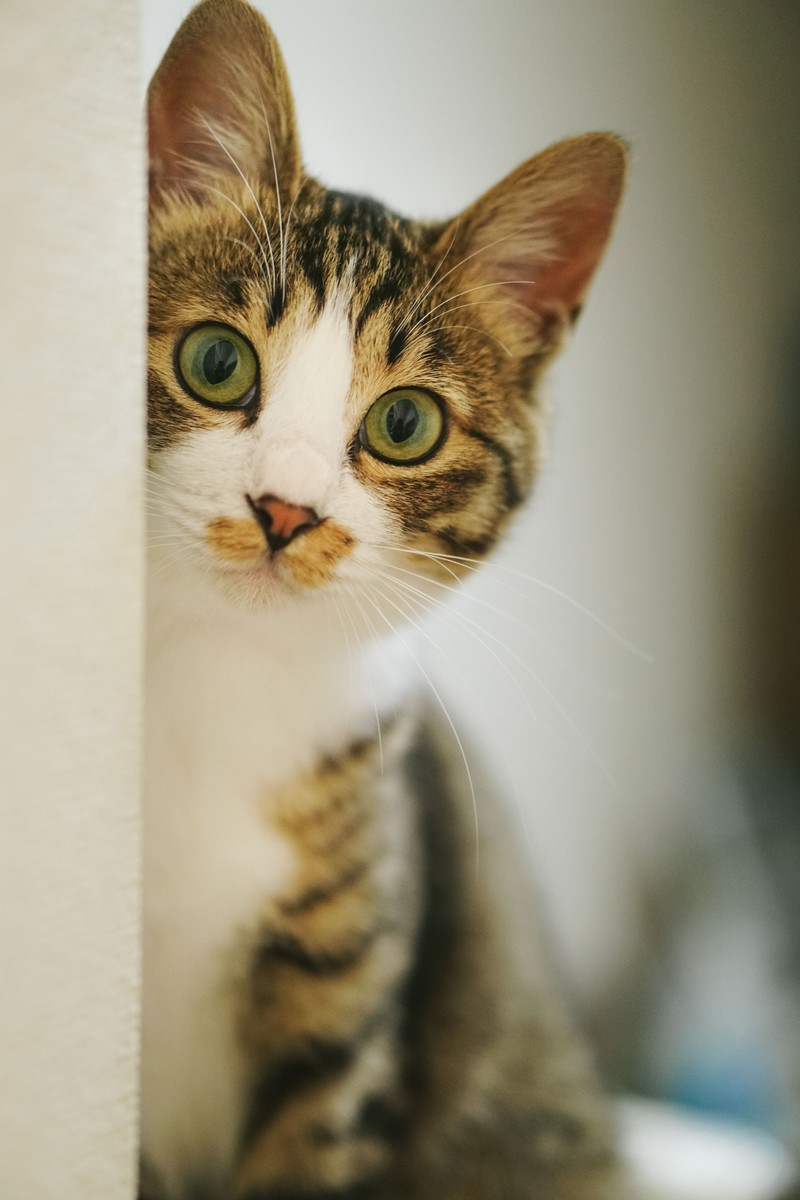
%> input picture images/cat2.jpg, 800 x 1200 px
$ octave kadai9.m   (GNU Octave 9; MATLAB toolbox functions it lacks are replaced by stand-ins)
%> lines starting %> are read from the running program, lines starting %| are printed output that depends on the picture
% 課題９ メディアンフィルタと先鋭化
% メディアンフィルターを適用し，ノイズ除去を体験せよ．
% 各自，Lenna以外の画像を用いよ．
% 例

ORG = imread('images/cat2.jpg'); % 画像の読み込み
%> ORG is the input picture: size 1200x800x3 uint8; mean R, G, B 155.2, 147.4, 124.9
ORG = rgb2gray(ORG); % 白黒濃淡画像に変換
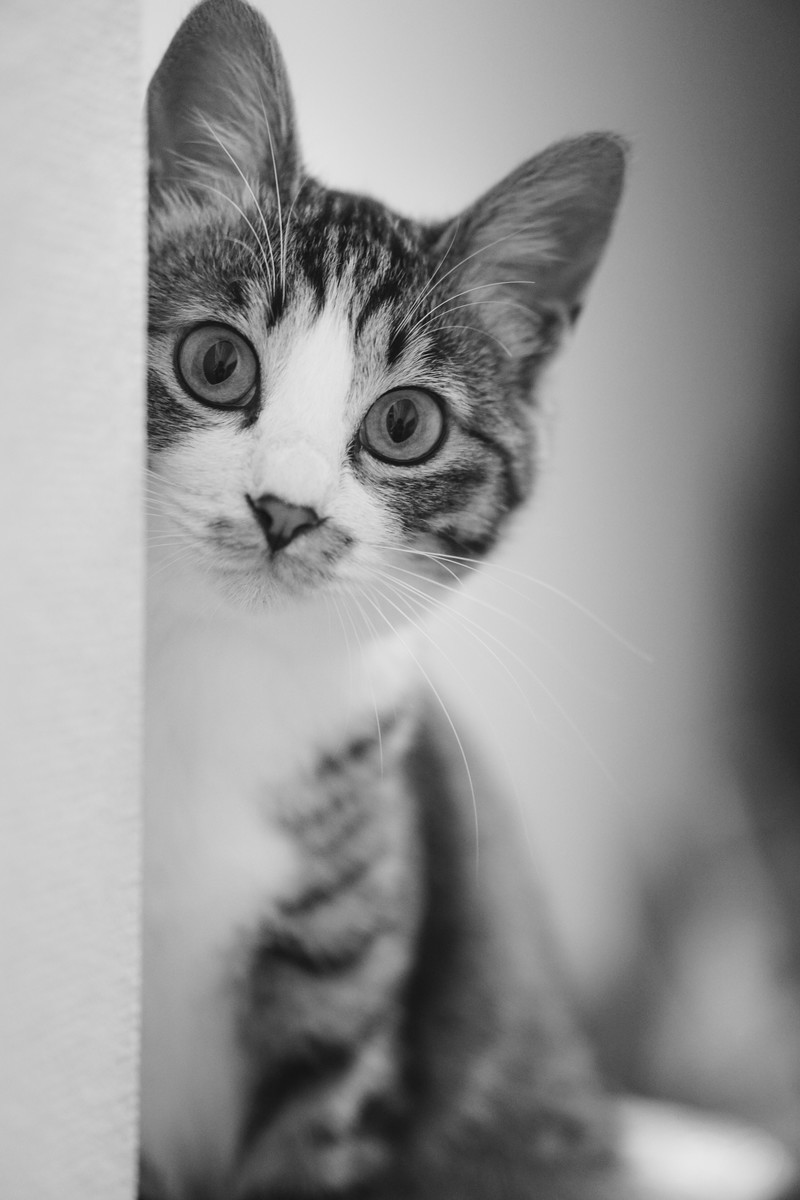
%> ORG: size 1200x800 uint8; min 8, max 232, mean 147.2
imagesc(ORG); colormap(gray); colorbar; % 画像の表示
pause;
ORG = imnoise(ORG,'salt & pepper',0.02); % ノイズ添付
imagesc(ORG); colormap(gray); colorbar; % 画像の表示
pause;
IMG = filter2(fspecial('average',3),ORG); % 平滑化フィルタで雑音除去
imagesc(IMG); colormap(gray); colorbar; % 画像の表示
pause;
IMG = medfilt2(ORG,[3 3]); % メディアンフィルタで雑音除去
%> IMG: size 1200x800 uint8
imagesc(IMG); colormap(gray); colorbar; % 画像の表示
pause;
f=[0,-1,0;-1,5,-1;0,-1,0]; % フィルタの設計
IMG = filter2(f,IMG,'same'); % フィルタの適用
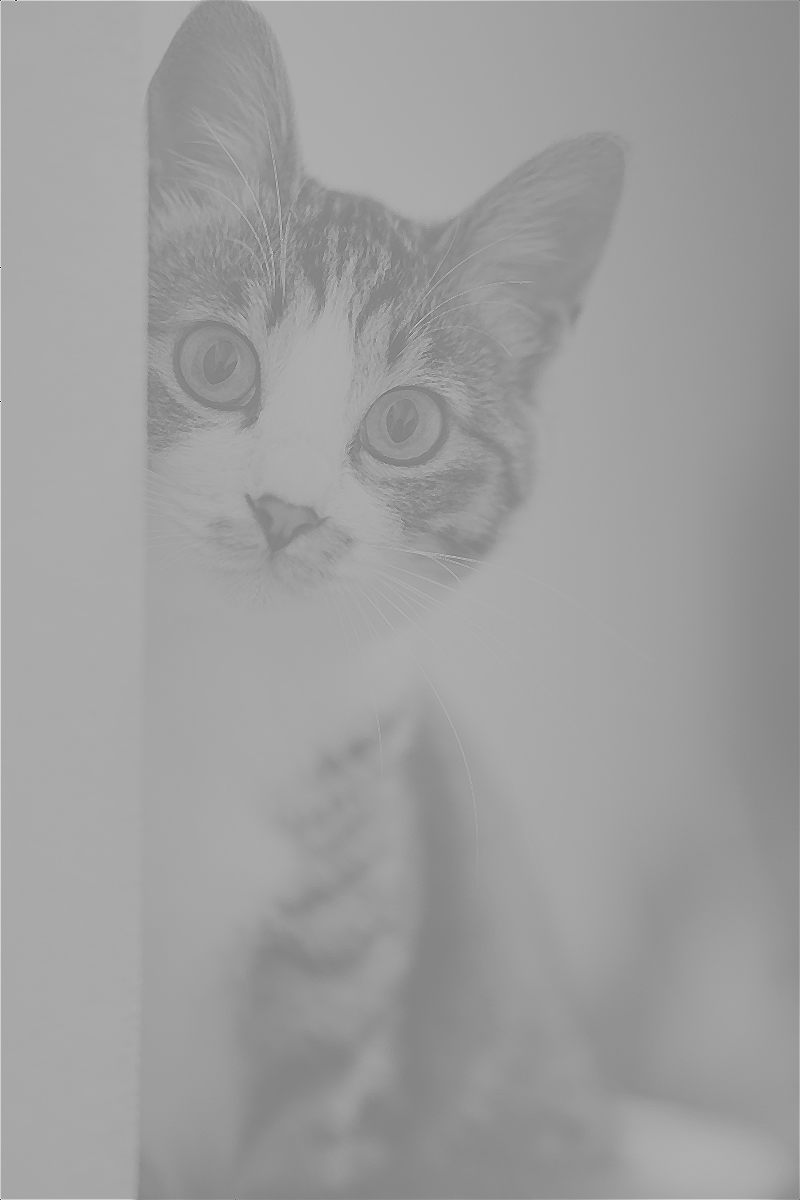
%> IMG: size 1200x800 double; min -622, max 620, mean 147.7; drawn with min black and max white
imagesc(IMG); colormap(gray); colorbar; % 画像の表示
pause;

$ run again, with images/cat1.jpg copied over images/cat2.jpg
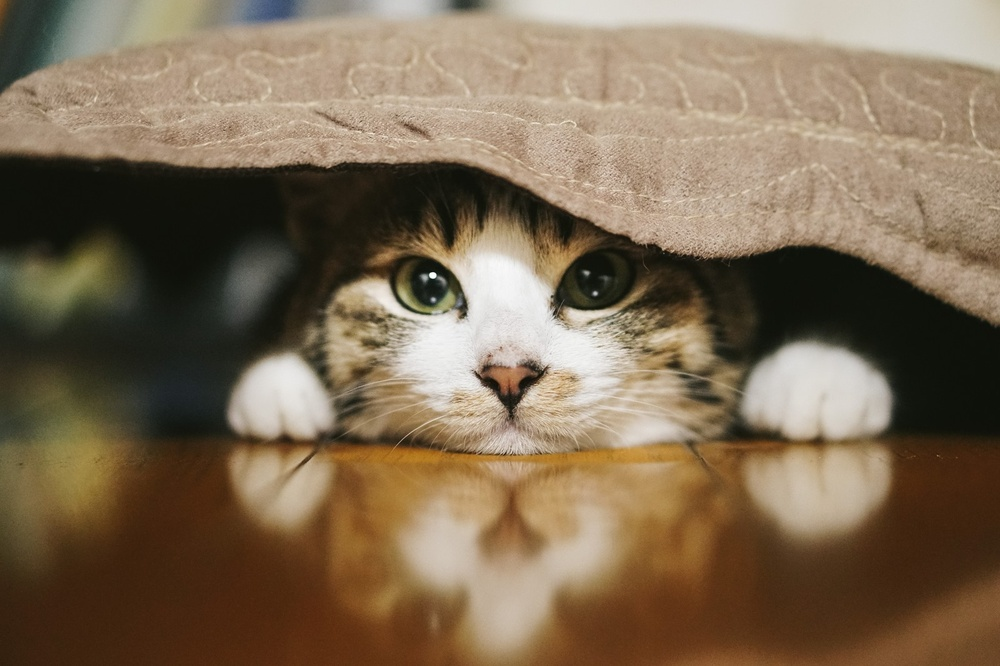
%> input picture images/cat1.jpg, 1000 x 666 px, shrunk from 1600 x 1066 before the run
%> ORG is the input picture: size 666x1000x3 uint8; mean R, G, B 126.1, 107.5, 84.3
%> `ORG = rgb2gray(ORG);`:
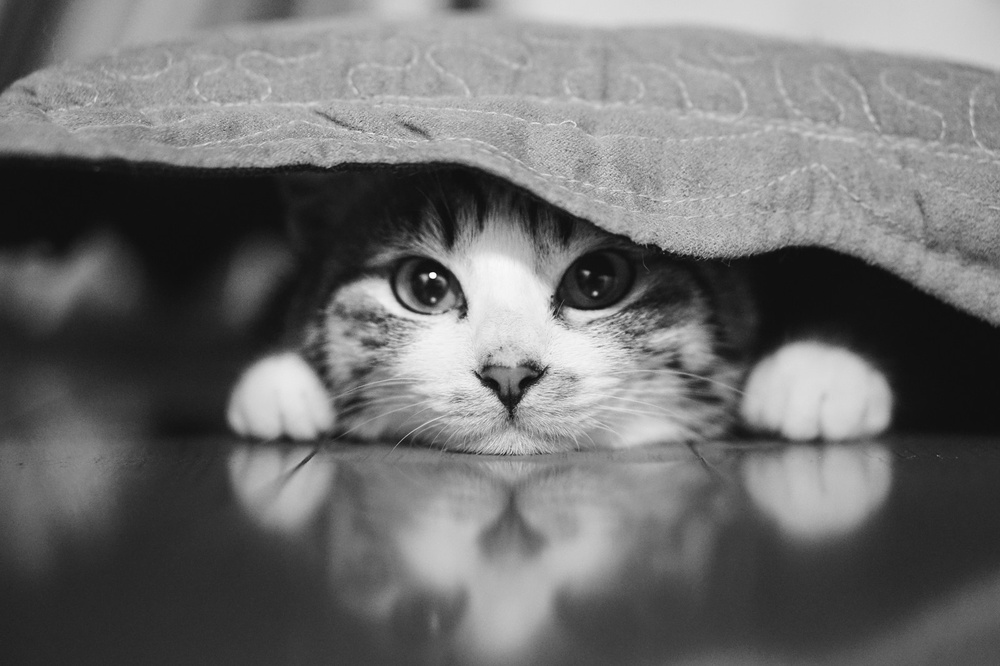
%> ORG: size 666x1000 uint8; min 9, max 254, mean 110.4
%> `IMG = filter2(f,IMG,'same');`:
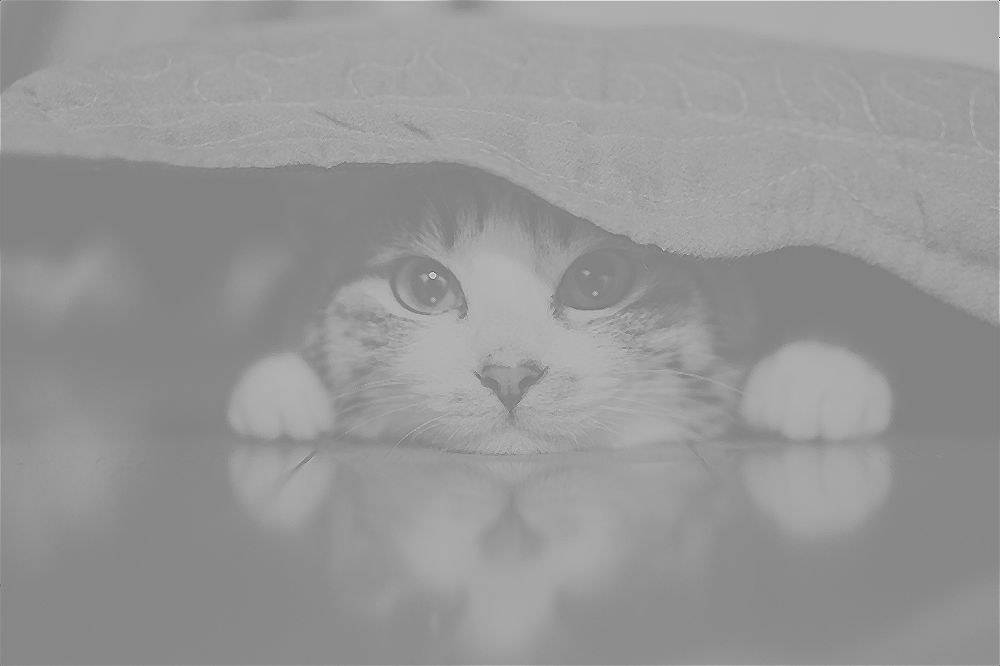
%> IMG: size 666x1000 double; min -589, max 592, mean 110.9; drawn with min black and max white
